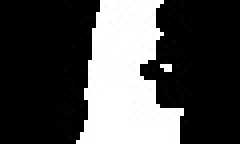
#> input picture Result-20230713T104600Z-001/Result/torso/torso7.jpg, 60 x 36 px, given as the content of the folder rive/MyDrive/Project Gait Analysis/Dataset/GaitDatasetA-silh, which was not available (shown 4 times larger)
$ jupyter execute --allow-errors dataset_feature_extraction.ipynb
#> lines starting #> are read from the running program, lines starting #| are printed output that depends on the picture; after the words box and inside, x2 and y2 are one past the last pixel; in counts of white or black regions, pixels touching at a corner belong together; pictures that were not available may be replaced by others from this repository, and a replacement may not be noted
#> further down, img is the input picture: shape (36, 60, 3); min 0, max 255, mean 77
#> `ret, thresh = cv2.threshold(gray, 127, 255, cv2.THRESH_BINARY)`: thresh: shape (36, 60); 30.2% white; 2 white regions (1 under 20 px)
#> `contours, hierarchy = cv2.findContours(thresh, cv2.RETR_TREE, cv2.CHAI..`: contours = 2 contours, 1 with area under 20; largest, box (x1, y1, x2, y2) and area: (19, 0, 46, 36) 586
#> `biggest_contour = max(contours, key=cv2.contourArea)`: biggest_contour = contour of 36 points, box (x1, y1, x2, y2) (19, 0, 46, 36), area 586
#> `cv2.drawContours(img, [biggest_contour], -1, (0, 255, 0), 2)`:
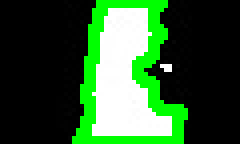
#> img: shape (36, 60, 3) (shown 4 times larger); 15.88% of pixels changed, all inside (x1, y1, x2, y2) = (18, 0, 47, 36)
#> `x, y, w, h = cv2.boundingRect(biggest_contour)`: x = 19; y = 0; w = 27; h = 36
#> `crop = img[y:y+h, x:x+w]`:
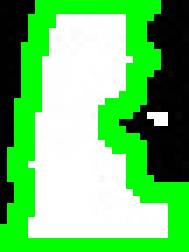
#> crop: shape (36, 27, 3) (shown 7 times larger); mean B, G, R 107.1, 195.7, 107.1
#> `crop[np.where((crop == [0, 255, 0]).all(axis=2))] = [0, 0, 0]`:
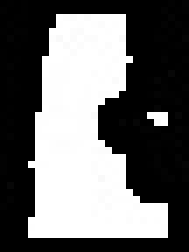
#> crop: shape (36, 27, 3) (shown 7 times larger); min 0, max 255, mean 107.1
#> `ret, thresh = cv2.threshold(gray, 127, 255, cv2.THRESH_BINARY)`: thresh: shape (36, 27); 42% white; 2 white regions (1 under 20 px)
#> `contours, hierarchy = cv2.findContours(thresh, cv2.RETR_TREE, cv2.CHAI..`: contours = 2 contours, 1 with area under 20; largest, box (x1, y1, x2, y2) and area: (4, 2, 24, 34) 354
#> `biggest_contour = max(contours, key=cv2.contourArea)`: biggest_contour = contour of 28 points, box (x1, y1, x2, y2) (4, 2, 24, 34), area 354
#> `x, y, w, h = cv2.boundingRect(biggest_contour)`: x = 4; y = 2; w = 20; h = 32
#> `ret, thresh = cv2.threshold(gray, 0, 255, cv2.THRESH_BINARY+cv2.THRESH..`: ret = 5
#> `contours, hierarchy = cv2.findContours(thresh, cv2.RETR_LIST, cv2.CHAI..`: contours = 1 item
#> `largest_contour = max(contours, key=cv2.contourArea)`: largest_contour = [[4, 0], [4, 1], [3, 2], [3, 5], [13, 5], [13, 0]]
#> `moments = cv2.moments(largest_contour)`: moments = moments, m00 48.5, centre m10/m00, m01/m00 = (8.14, 2.55)
#> `centroid_x = int(moments["m10"] / moments["m00"])`: centroid_x = 8
#> `centroid_y = int(moments["m01"] / moments["m00"])`: centroid_y = 2
#> `contours, hierarchy = cv2.findContours(thresh, cv2.RETR_LIST, cv2.CHAI..`: contours = 2 contours, 1 with area under 20; largest, box (x1, y1, x2, y2) and area: (1, 0, 15, 10) 86
#> `largest_contour = max(contours, key=cv2.contourArea)`: largest_contour = contour of 11 points, box (x1, y1, x2, y2) (1, 0, 15, 10), area 86
#> `moments = cv2.moments(largest_contour)`: moments = moments, m00 86.5, centre m10/m00, m01/m00 = (6.8, 4.1)
#> `centroid_x = int(moments["m10"] / moments["m00"])`: centroid_x = 6
#> `centroid_y = int(moments["m01"] / moments["m00"])`: centroid_y = 4
#> `ret, thresh = cv2.threshold(gray, 0, 255, cv2.THRESH_BINARY+cv2.THRESH..`: ret = 8
#> `contours, hierarchy = cv2.findContours(thresh, cv2.RETR_LIST, cv2.CHAI..`: contours = 1 contour; box (x1, y1, x2, y2) and area: (0, 0, 20, 16) 200
#> `largest_contour = max(contours, key=cv2.contourArea)`: largest_contour = contour of 15 points, box (x1, y1, x2, y2) (0, 0, 20, 16), area 200
#> `moments = cv2.moments(largest_contour)`: moments = moments, m00 200.5, centre m10/m00, m01/m00 = (7.87, 8.62)
#> `centroid_x = int(moments["m10"] / moments["m00"])`: centroid_x = 7
#> `centroid_y = int(moments["m01"] / moments["m00"])`: centroid_y = 8
#> `df_head = pd.DataFrame({'id': 'head', 'time': range(len(head_cen_x)), ..`: df_head = table of 1 rows and 4 columns
#> `df=pd.concat([df_head, df_torso,df_legs],axis=0)`: df = table of 3 rows and 4 columns
#> `timeseries = [head_cen_x, head_cen_y, torso_cen_x, torso_cen_y, legs_c..`: timeseries = [[8], [2], [6], [4], [7], [8]]
#> `contours, hierarchy = cv2.findContours(thresh, cv2.RETR_TREE, cv2.CHAI..`: contours = 2 contours, 1 with area under 20; largest, box (x1, y1, x2, y2) and area: (19, 0, 46, 36) 586
#> `biggest_contour = max(contours, key=cv2.contourArea)`: biggest_contour = contour of 36 points, box (x1, y1, x2, y2) (19, 0, 46, 36), area 586
#> `x, y, w, h = cv2.boundingRect(biggest_contour)`: x = 19; y = 0; w = 27; h = 36
#> `contours, hierarchy = cv2.findContours(thresh, cv2.RETR_TREE, cv2.CHAI..`: contours = 2 contours, 1 with area under 20; largest, box (x1, y1, x2, y2) and area: (4, 2, 24, 34) 354
#> `biggest_contour = max(contours, key=cv2.contourArea)`: biggest_contour = contour of 28 points, box (x1, y1, x2, y2) (4, 2, 24, 34), area 354
#> `x, y, w, h = cv2.boundingRect(biggest_contour)`: x = 4; y = 2; w = 20; h = 32
#> `ret, thresh = cv2.threshold(gray, 0, 255, cv2.THRESH_BINARY+cv2.THRESH..`: ret = 5
#> `contours, hierarchy = cv2.findContours(thresh, cv2.RETR_LIST, cv2.CHAI..`: contours = 1 item
#> `largest_contour = max(contours, key=cv2.contourArea)`: largest_contour = [[4, 0], [4, 1], [3, 2], [3, 5], [13, 5], [13, 0]]
#> `moments = cv2.moments(largest_contour)`: moments = moments, m00 48.5, centre m10/m00, m01/m00 = (8.14, 2.55)
#> `centroid_x = int(moments["m10"] / moments["m00"])`: centroid_x = 8
#> `centroid_y = int(moments["m01"] / moments["m00"])`: centroid_y = 2
#> `contours, hierarchy = cv2.findContours(thresh, cv2.RETR_LIST, cv2.CHAI..`: contours = 2 contours, 1 with area under 20; largest, box (x1, y1, x2, y2) and area: (1, 0, 15, 10) 86
#> `largest_contour = max(contours, key=cv2.contourArea)`: largest_contour = contour of 11 points, box (x1, y1, x2, y2) (1, 0, 15, 10), area 86
#> `moments = cv2.moments(largest_contour)`: moments = moments, m00 86.5, centre m10/m00, m01/m00 = (6.8, 4.1)
#> `centroid_x = int(moments["m10"] / moments["m00"])`: centroid_x = 6
#> `centroid_y = int(moments["m01"] / moments["m00"])`: centroid_y = 4
#> `ret, thresh = cv2.threshold(gray, 0, 255, cv2.THRESH_BINARY+cv2.THRESH..`: ret = 8
#> `contours, hierarchy = cv2.findContours(thresh, cv2.RETR_LIST, cv2.CHAI..`: contours = 1 contour; box (x1, y1, x2, y2) and area: (0, 0, 20, 16) 200
#> `largest_contour = max(contours, key=cv2.contourArea)`: largest_contour = contour of 15 points, box (x1, y1, x2, y2) (0, 0, 20, 16), area 200
#> `moments = cv2.moments(largest_contour)`: moments = moments, m00 200.5, centre m10/m00, m01/m00 = (7.87, 8.62)
#> `centroid_x = int(moments["m10"] / moments["m00"])`: centroid_x = 7
#> `centroid_y = int(moments["m01"] / moments["m00"])`: centroid_y = 8
[cell 1]
# mount Google Drive
from google.colab import drive
drive.mount('/content/gdrive')

[cell 2]
import pandas as pd
dataset=pd.DataFrame()

[cell 3]
import os
import cv2
import numpy as np
import pandas as pd
from PIL import Image
from google.colab.patches import cv2_imshow
import matplotlib.pyplot as plt
import tsfresh
from tsfresh import extract_features
import tsfresh.feature_extraction.feature_calculators as fc

main_path = '/content/gdrive/MyDrive/Project Gait Analysis/Dataset/GaitDatasetA-silh'
persons = os.listdir(main_path)

#> (the rest of this cell did not finish here and is left out)

[cell 4]
import os
import cv2
import numpy as np
import pandas as pd
from PIL import Image
from google.colab.patches import cv2_imshow
import matplotlib.pyplot as plt
import tsfresh
from tsfresh import extract_features
import tsfresh.feature_extraction.feature_calculators as fc

main_path = '/content/gdrive/MyDrive/Project Gait Analysis/Dataset/GaitDatasetA-silh'
persons = os.listdir(main_path)

#> (the rest of this cell did not finish here and is left out)
